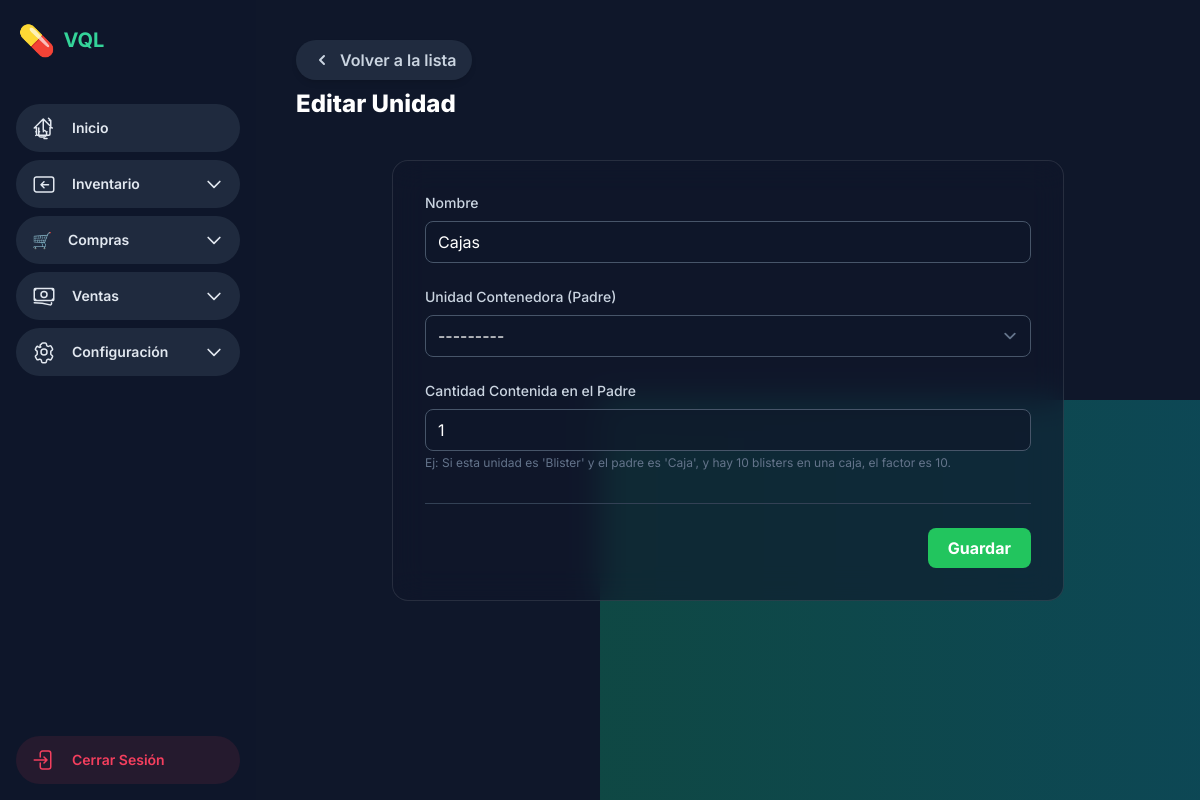
Page /inventario/unidades/1/editar/ on the committed database.
### inventario/models.py (models this page shows)
class UnidadPresentacion(models.Model):
    nombre = models.CharField(max_length=100, unique=True, verbose_name="Nombre de la Unidad")
    padre = models.ForeignKey('self', on_delete=models.SET_NULL, null=True, blank=True, related_name='hijos', verbose_name="Unidad Contenedora (Padre)")
    factor_conversion = models.PositiveIntegerField(default=1, verbose_name="Cantidad Contenida en el Padre", help_text="Ej: Si esta unidad es 'Blister' y el padre es 'Caja', y hay 10 blisters en una caja, el factor es 10.")
    class Meta:
        verbose_name = "Unidad de Presentación"
        verbose_name_plural = "Unidades de Presentación"
        ordering = ['nombre']
    def __str__(self):
        return self.nombre

### inventario/views.py (the view)
# urls.py: path('unidades/<int:pk>/editar/', views.unidad_presentacion_update_view, name='unidad_presentacion_update'),
def unidad_presentacion_update_view(request, pk):
    item = get_object_or_404(UnidadPresentacion, pk=pk)
    if request.method == 'POST':
        form = UnidadPresentacionForm(request.POST, instance=item)
        if form.is_valid():
            form.save()
            messages.success(request, f"La unidad '{item.nombre}' ha sido actualizada.")
            return redirect('inventario:unidad_presentacion_list')
    else:
        form = UnidadPresentacionForm(instance=item)
    context = {'form': form, 'unidad': item}
    return render(request, 'inventario_templates/unidad_presentacion_form.html', context)

### inventario/forms.py
class UnidadPresentacionForm(forms.ModelForm):
    class Meta:
        model = UnidadPresentacion
        fields = ['nombre', 'padre', 'factor_conversion']
        widgets = {
            'nombre': forms.TextInput(attrs={'class': 'form-input'}),
            'padre': forms.Select(attrs={'class': 'form-select'}),
            'factor_conversion': forms.NumberInput(attrs={'class': 'form-input'}),
        }

### templates/inventario_templates/unidad_presentacion_form.html (shortened to what this page needs)
{% extends 'farmacias_main_templates/app_base.html' %}
{% load static %}
{% block app_content %}
<header class="mb-10">
    <a href="{% url 'inventario:unidad_presentacion_list' %}"
        class="inline-flex items-center gap-2 px-4 py-2 bg-slate-700/50 text-slate-300 font-semibold rounded-full hover:bg-slate-700 hover:text-white transition-all duration-300 shadow-md hover:shadow-lg focus:outline-none focus:ring-2 focus:ring-offset-2 focus:ring-offset-slate-900 focus:ring-green-500">
        <svg xmlns="http://www.w3.org/2000/svg" class="h-5 w-5" viewBox="0 0 20 20" fill="currentColor">
            <path fill-rule="evenodd"
                d="M12.707 5.293a1 1 0 010 1.414L9.414 10l3.293 3.293a1 1 0 01-1.414 1.414l-4-4a1 1 0 010-1.414l4-4a1 1 0 011.414 0z"
                clip-rule="evenodd" />
        </svg>
        Volver a la lista
    </a>
    <h1 class="text-2xl font-extrabold text-white mt-2">{% if unidad %}Editar Unidad{% else %}Crear Unidad{% endif %}
    </h1>
</header>
<div class="glass-card rounded-2xl p-8 max-w-2xl mx-auto">
    <form method="post" action="">
        <div class="space-y-6">
            <div>
                <label for="{{ form.nombre.id_for_label }}"
                    class="block text-sm font-medium text-slate-300 mb-1">Nombre</label>
                {{ form.nombre }}
            </div>
            <div>
                <label for="{{ form.padre.id_for_label }}" class="block text-sm font-medium text-slate-300 mb-1">Unidad
                    Contenedora (Padre)</label>
                {{ form.padre }}
            </div>
            <div>
                <label for="{{ form.factor_conversion.id_for_label }}"
                    class="block text-sm font-medium text-slate-300 mb-1">Cantidad Contenida en el Padre</label>
                {{ form.factor_conversion }}
                {% if form.factor_conversion.help_text %}
                <p class="mt-1 text-xs text-slate-500">{{ form.factor_conversion.help_text }}</p>
                {% endif %}
            </div>
        </div>
        <div class="mt-8 pt-6 border-t border-slate-700 flex justify-end">
            <button type="submit"
                class="px-5 py-2 rounded-lg bg-green-500 hover:bg-green-600 text-white font-bold">Guardar</button>
        </div>
    </form>
</div>
{% endblock %}

### templates/farmacias_main_templates/base.html (style rules this page uses)
.glass-card { background: rgba(15, 23, 42, 0.6); -webkit-backdrop-filter: blur(16px); backdrop-filter: blur(16px); border: 1px solid rgba(255, 255, 255, 0.1); }
body { overflow-x: hidden; }
.form-input, .form-select, .form-textarea { width: 100%; padding: 0.5rem 0.75rem; margin-top: 0.25rem; border: 1px solid #475569; background-color: rgba(15, 23, 42, 0.7); color: white; border-radius: 0.5rem; transition: all 0.2s ease-in-out; }
.form-select { background-position: right 0.5rem center; background-repeat: no-repeat; background-size: 1.5em 1.5em; -webkit-appearance: none; -moz-appearance: none; appearance: none; }
input[type=number] { -moz-appearance: textfield; }

### rows in the picture
UnidadPresentacion: nombre "Cajas", padre "---------", factor_conversion "1"
